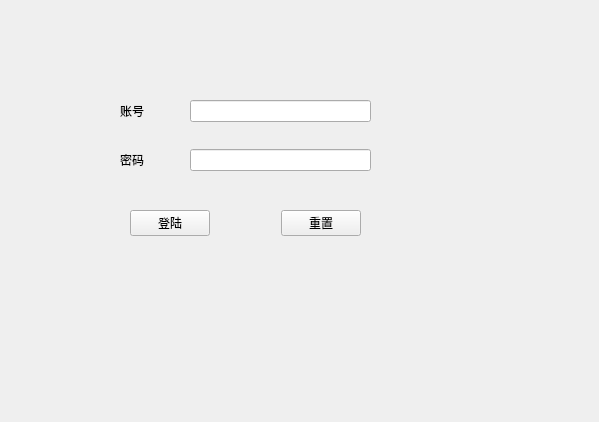
<?xml version="1.0" encoding="UTF-8"?>
<ui version="4.0">
 <class>Widget</class>
 <widget class="QWidget" name="Widget">
  <property name="geometry">
   <rect>
    <x>0</x>
    <y>0</y>
    <width>599</width>
    <height>422</height>
   </rect>
  </property>
  <property name="windowTitle">
   <string>Widget</string>
  </property>
  <widget class="QWidget" name="">
   <property name="geometry">
    <rect>
     <x>120</x>
     <y>100</y>
     <width>251</width>
     <height>71</height>
    </rect>
   </property>
   <layout class="QVBoxLayout" name="verticalLayout">
    <item>
     <layout class="QHBoxLayout" name="horizontalLayout">
      <item>
       <widget class="QLabel" name="label">
        <property name="text">
         <string>账号</string>
        </property>
       </widget>
      </item>
      <item>
       <spacer name="horizontalSpacer">
        <property name="orientation">
         <enum>Qt::Horizontal</enum>
        </property>
        <property name="sizeType">
         <enum>QSizePolicy::Fixed</enum>
        </property>
        <property name="sizeHint" stdset="0">
         <size>
          <width>40</width>
          <height>20</height>
         </size>
        </property>
       </spacer>
      </item>
      <item>
       <widget class="QLineEdit" name="lineEdit"/>
      </item>
     </layout>
    </item>
    <item>
     <spacer name="verticalSpacer">
      <property name="orientation">
       <enum>Qt::Vertical</enum>
      </property>
      <property name="sizeHint" stdset="0">
       <size>
        <width>20</width>
        <height>40</height>
       </size>
      </property>
     </spacer>
    </item>
    <item>
     <layout class="QHBoxLayout" name="horizontalLayout_2">
      <item>
       <widget class="QLabel" name="label_2">
        <property name="text">
         <string>密码</string>
        </property>
       </widget>
      </item>
      <item>
       <spacer name="horizontalSpacer_2">
        <property name="orientation">
         <enum>Qt::Horizontal</enum>
        </property>
        <property name="sizeType">
         <enum>QSizePolicy::Fixed</enum>
        </property>
        <property name="sizeHint" stdset="0">
         <size>
          <width>40</width>
          <height>20</height>
         </size>
        </property>
       </spacer>
      </item>
      <item>
       <widget class="QLineEdit" name="lineEdit_2">
        <property name="inputMethodHints">
         <set>Qt::ImhNone</set>
        </property>
        <property name="echoMode">
         <enum>QLineEdit::Password</enum>
        </property>
       </widget>
      </item>
     </layout>
    </item>
   </layout>
  </widget>
  <widget class="QWidget" name="">
   <property name="geometry">
    <rect>
     <x>130</x>
     <y>210</y>
     <width>231</width>
     <height>27</height>
    </rect>
   </property>
   <layout class="QHBoxLayout" name="horizontalLayout_3">
    <item>
     <widget class="QPushButton" name="pushButton">
      <property name="text">
       <string>登陆</string>
      </property>
     </widget>
    </item>
    <item>
     <spacer name="horizontalSpacer_3">
      <property name="orientation">
       <enum>Qt::Horizontal</enum>
      </property>
      <property name="sizeHint" stdset="0">
       <size>
        <width>40</width>
        <height>20</height>
       </size>
      </property>
     </spacer>
    </item>
    <item>
     <widget class="QPushButton" name="pushButton_2">
      <property name="text">
       <string>重置</string>
      </property>
     </widget>
    </item>
   </layout>
  </widget>
 </widget>
 <resources/>
 <connections/>
</ui>
